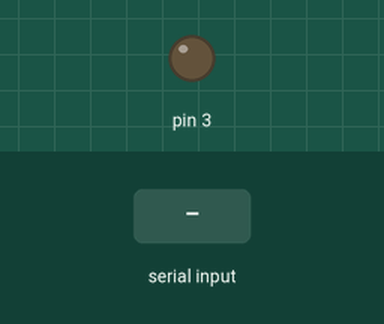
Simulated run of this sketch. Board: Arduino Uno, built with avr-gcc and run on an emulated ATmega328P. Shown: output pins drawn as LEDs (lit = HIGH). Dashed ring = blinking. Inputs (shaded band) come from the test bench. What the sketch prints to the serial monitor is not drawn.

Above: at 1.2 s.
1.3 s: "1" received over Serial
At 1.48 s:
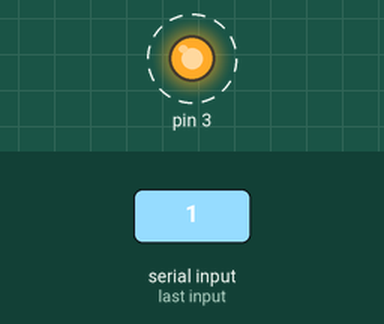
Timing chart, 0 to 6.0 s (numbered marks = the images above; inputs shaded):
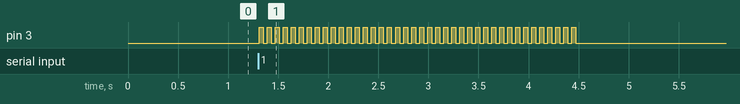

The sketch:

Arduino_G-1-G---G_Drifting_Laser.ino
```cpp
void setup() {
  // put your setup code here, to run once:
  Serial.begin(9600);
  pinMode(3,OUTPUT);
}

void loop() {
  // put your main code here, to run repeatedly:
    if (Serial.available()>0){
      if (Serial.read()=='1'){
        //delay(2700); //the amount of time the light is off (milliseconds)
        delay(10); //the amount of time the light is off (milliseconds)
        for (int ii = 1; ii <= 2 ; ii++){

          for (int i =1 ; i <= 20 ; i++){//90 for 3s 600 for 20s, 900 for 30s, 9,000 for 5min
            digitalWrite(3,HIGH);
            delay(40); // the amount of time the light is on (milliseconds)
            digitalWrite(3,LOW);
            delay(40);}
          delay(0);//do 250 for 4hz, 166 for 6hz, 125 for 8Hz
        }
        delay(50); //the amount of time the light is off (milliseconds)
        Serial.write('2');//Just a number that closes the loop, clears the serial port of '1'
      }
      else{
        Serial.write('3');
      }
    }
}
```

Measured:
- after the input at 1.3 s, pin 3: alternates HIGH for 0.04 s and LOW for 0.04 s, 80 changes in all, then stays LOW, starting at once
